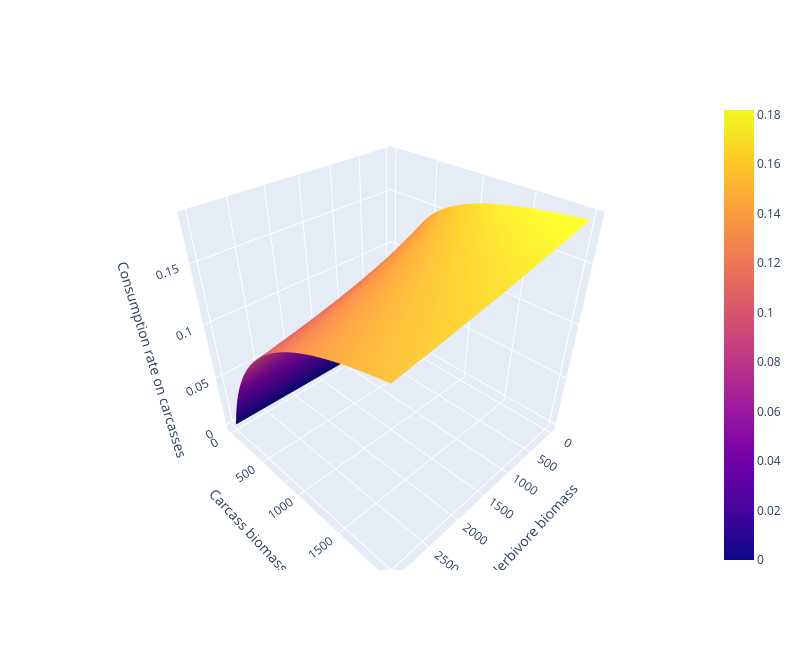

Notebook source saved alongside this figure:
### Code cell
Hgrid, Ugrid = np.meshgrid(np.linspace(0, 3000, 200), np.linspace(0, 2000, 200))
Cfix = 0     # consumer biomass is fixed (it only matters when b > 0)
holling_U_grid = holling_ii_U([Cfix, Hgrid, Ugrid], pars_test)

fig3d = go.Figure(go.Surface(x=Hgrid, y=Ugrid, z=holling_U_grid))
fig3d.update_layout(width=800, height=650,
                    scene=dict(xaxis_title='Herbivore biomass',
                               yaxis_title='Carcass biomass',
                               zaxis_title='Consumption rate on carcasses'))
fig3d.show()

### Figure 1 — Plotly figure (JSON) as saved in the notebook; plotly's stock layout.template omitted (floating-point values rounded to 4 significant figures; data arrays with more than 128 entries replaced by an {"elided": "..."} marker saying what was removed)
{"data": [{"type": "surface", "x": {"elided": "200x200 float values"}, "y": {"elided": "200x200 float values"}, "z": {"elided": "200x200 float values"}}], "layout": {"height": 650, "scene": {"xaxis": {"title": {"text": "Herbivore biomass"}}, "yaxis": {"title": {"text": "Carcass biomass"}}, "zaxis": {"title": {"text": "Consumption rate on carcasses"}}}, "width": 800}}
